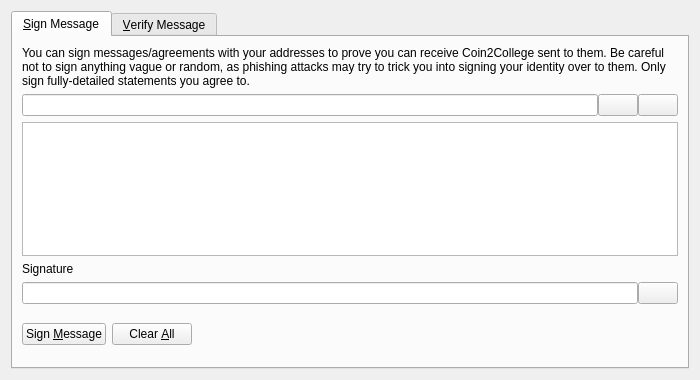
<?xml version="1.0" encoding="UTF-8"?>
<ui version="4.0">
 <class>SignVerifyMessageDialog</class>
 <widget class="QDialog" name="SignVerifyMessageDialog">
  <property name="geometry">
   <rect>
    <x>0</x>
    <y>0</y>
    <width>700</width>
    <height>380</height>
   </rect>
  </property>
  <property name="windowTitle">
   <string>Signatures - Sign / Verify a Message</string>
  </property>
  <property name="modal">
   <bool>true</bool>
  </property>
  <layout class="QVBoxLayout" name="verticalLayout">
   <item>
    <widget class="QTabWidget" name="tabWidget">
     <property name="currentIndex">
      <number>0</number>
     </property>
     <widget class="QWidget" name="tabSignMessage">
      <attribute name="title">
       <string>&amp;Sign Message</string>
      </attribute>
      <layout class="QVBoxLayout" name="verticalLayout_SM">
       <item>
        <widget class="QLabel" name="infoLabel_SM">
         <property name="text">
          <string>You can sign messages/agreements with your addresses to prove you can receive Coin2College sent to them. Be careful not to sign anything vague or random, as phishing attacks may try to trick you into signing your identity over to them. Only sign fully-detailed statements you agree to.</string>
         </property>
         <property name="textFormat">
          <enum>Qt::PlainText</enum>
         </property>
         <property name="wordWrap">
          <bool>true</bool>
         </property>
        </widget>
       </item>
       <item>
        <layout class="QHBoxLayout" name="horizontalLayout_1_SM">
         <property name="spacing">
          <number>0</number>
         </property>
         <item>
          <widget class="QValidatedLineEdit" name="addressIn_SM">
           <property name="toolTip">
            <string>The Coin2College address to sign the message with</string>
           </property>
          </widget>
         </item>
         <item>
          <widget class="QPushButton" name="addressBookButton_SM">
           <property name="toolTip">
            <string>Choose previously used address</string>
           </property>
           <property name="text">
            <string/>
           </property>
           <property name="shortcut">
            <string>Alt+A</string>
           </property>
           <property name="autoDefault">
            <bool>false</bool>
           </property>
          </widget>
         </item>
         <item>
          <widget class="QPushButton" name="pasteButton_SM">
           <property name="toolTip">
            <string>Paste address from clipboard</string>
           </property>
           <property name="text">
            <string/>
           </property>
           <property name="shortcut">
            <string>Alt+P</string>
           </property>
           <property name="autoDefault">
            <bool>false</bool>
           </property>
          </widget>
         </item>
        </layout>
       </item>
       <item>
        <widget class="QPlainTextEdit" name="messageIn_SM">
         <property name="toolTip">
          <string>Enter the message you want to sign here</string>
         </property>
        </widget>
       </item>
       <item>
        <widget class="QLabel" name="signatureLabel_SM">
         <property name="text">
          <string>Signature</string>
         </property>
         <property name="textFormat">
          <enum>Qt::PlainText</enum>
         </property>
        </widget>
       </item>
       <item>
        <layout class="QHBoxLayout" name="horizontalLayout_2_SM">
         <property name="spacing">
          <number>0</number>
         </property>
         <item>
          <widget class="QLineEdit" name="signatureOut_SM">
           <property name="font">
            <font>
             <italic>true</italic>
            </font>
           </property>
           <property name="readOnly">
            <bool>true</bool>
           </property>
          </widget>
         </item>
         <item>
          <widget class="QPushButton" name="copySignatureButton_SM">
           <property name="toolTip">
            <string>Copy the current signature to the system clipboard</string>
           </property>
           <property name="text">
            <string/>
           </property>
           <property name="autoDefault">
            <bool>false</bool>
           </property>
          </widget>
         </item>
        </layout>
       </item>
       <item>
        <layout class="QHBoxLayout" name="horizontalLayout_3_SM">
         <item>
          <widget class="QPushButton" name="signMessageButton_SM">
           <property name="toolTip">
            <string>Sign the message to prove you own this Coin2College address</string>
           </property>
           <property name="text">
            <string>Sign &amp;Message</string>
           </property>
           <property name="autoDefault">
            <bool>false</bool>
           </property>
          </widget>
         </item>
         <item>
          <widget class="QPushButton" name="clearButton_SM">
           <property name="toolTip">
            <string>Reset all sign message fields</string>
           </property>
           <property name="text">
            <string>Clear &amp;All</string>
           </property>
           <property name="autoDefault">
            <bool>false</bool>
           </property>
          </widget>
         </item>
         <item>
          <spacer name="horizontalSpacer_1_SM">
           <property name="orientation">
            <enum>Qt::Horizontal</enum>
           </property>
           <property name="sizeHint" stdset="0">
            <size>
             <width>40</width>
             <height>48</height>
            </size>
           </property>
          </spacer>
         </item>
         <item>
          <widget class="QLabel" name="statusLabel_SM">
           <property name="font">
            <font>
             <weight>75</weight>
             <bold>true</bold>
            </font>
           </property>
           <property name="text">
            <string/>
           </property>
           <property name="wordWrap">
            <bool>true</bool>
           </property>
          </widget>
         </item>
         <item>
          <spacer name="horizontalSpacer_2_SM">
           <property name="orientation">
            <enum>Qt::Horizontal</enum>
           </property>
           <property name="sizeHint" stdset="0">
            <size>
             <width>40</width>
             <height>48</height>
            </size>
           </property>
          </spacer>
         </item>
        </layout>
       </item>
      </layout>
     </widget>
     <widget class="QWidget" name="tabVerifyMessage">
      <attribute name="title">
       <string>&amp;Verify Message</string>
      </attribute>
      <layout class="QVBoxLayout" name="verticalLayout_VM">
       <item>
        <widget class="QLabel" name="infoLabel_VM">
         <property name="text">
          <string>Enter the receiver's address, message (ensure you copy line breaks, spaces, tabs, etc. exactly) and signature below to verify the message. Be careful not to read more into the signature than what is in the signed message itself, to avoid being tricked by a man-in-the-middle attack. Note that this only proves the signing party receives with the address, it cannot prove sendership of any transaction!</string>
         </property>
         <property name="textFormat">
          <enum>Qt::PlainText</enum>
         </property>
         <property name="alignment">
          <set>Qt::AlignLeading|Qt::AlignLeft|Qt::AlignTop</set>
         </property>
         <property name="wordWrap">
          <bool>true</bool>
         </property>
        </widget>
       </item>
       <item>
        <layout class="QHBoxLayout" name="horizontalLayout_1_VM">
         <property name="spacing">
          <number>0</number>
         </property>
         <item>
          <widget class="QValidatedLineEdit" name="addressIn_VM">
           <property name="toolTip">
            <string>The Coin2College address the message was signed with</string>
           </property>
          </widget>
         </item>
         <item>
          <widget class="QPushButton" name="addressBookButton_VM">
           <property name="toolTip">
            <string>Choose previously used address</string>
           </property>
           <property name="text">
            <string/>
           </property>
           <property name="shortcut">
            <string>Alt+A</string>
           </property>
           <property name="autoDefault">
            <bool>false</bool>
           </property>
          </widget>
         </item>
        </layout>
       </item>
       <item>
        <widget class="QPlainTextEdit" name="messageIn_VM"/>
       </item>
       <item>
        <widget class="QValidatedLineEdit" name="signatureIn_VM"/>
       </item>
       <item>
        <layout class="QHBoxLayout" name="horizontalLayout_2_VM">
         <item>
          <widget class="QPushButton" name="verifyMessageButton_VM">
           <property name="toolTip">
            <string>Verify the message to ensure it was signed with the specified Coin2College address</string>
           </property>
           <property name="text">
            <string>Verify &amp;Message</string>
           </property>
           <property name="autoDefault">
            <bool>false</bool>
           </property>
          </widget>
         </item>
         <item>
          <widget class="QPushButton" name="clearButton_VM">
           <property name="toolTip">
            <string>Reset all verify message fields</string>
           </property>
           <property name="text">
            <string>Clear &amp;All</string>
           </property>
           <property name="autoDefault">
            <bool>false</bool>
           </property>
          </widget>
         </item>
         <item>
          <spacer name="horizontalSpacer_1_VM">
           <property name="orientation">
            <enum>Qt::Horizontal</enum>
           </property>
           <property name="sizeHint" stdset="0">
            <size>
             <width>40</width>
             <height>48</height>
            </size>
           </property>
          </spacer>
         </item>
         <item>
          <widget class="QLabel" name="statusLabel_VM">
           <property name="font">
            <font>
             <weight>75</weight>
             <bold>true</bold>
            </font>
           </property>
           <property name="text">
            <string/>
           </property>
           <property name="wordWrap">
            <bool>true</bool>
           </property>
          </widget>
         </item>
         <item>
          <spacer name="horizontalSpacer_2_VM">
           <property name="orientation">
            <enum>Qt::Horizontal</enum>
           </property>
           <property name="sizeHint" stdset="0">
            <size>
             <width>40</width>
             <height>48</height>
            </size>
           </property>
          </spacer>
         </item>
        </layout>
       </item>
      </layout>
     </widget>
    </widget>
   </item>
  </layout>
 </widget>
 <customwidgets>
  <customwidget>
   <class>QValidatedLineEdit</class>
   <extends>QLineEdit</extends>
   <header>qvalidatedlineedit.h</header>
  </customwidget>
 </customwidgets>
 <resources>
  <include location="../coin2college.qrc"/>
 </resources>
 <connections/>
</ui>
